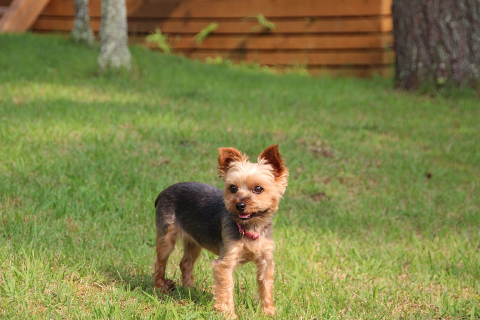
#> input picture chap-03/yorkie.png, 480 x 320 px
$ python test-3.4-01.py
#> lines starting #> are read from the running program, lines starting #| are printed output that depends on the picture
import cv2

img = cv2.imread("./yorkie.png", cv2.IMREAD_COLOR)
#> img is the input picture: shape (320, 480, 3); mean B, G, R 71.8, 129.3, 128.4

# プレーンの抽出
b_plane, g_plane, r_plane = cv2.split(img)
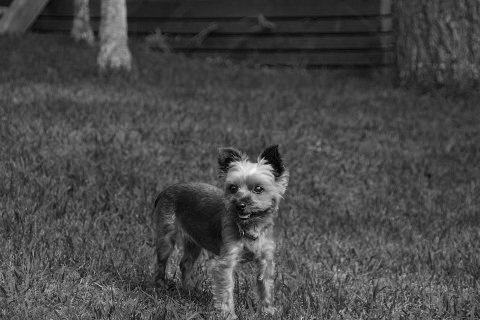
#> b_plane: shape (320, 480); min 1, max 247, mean 71.8
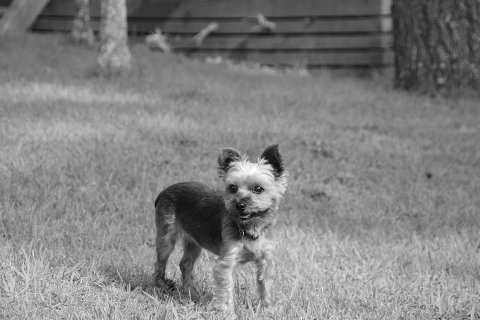
#> g_plane: shape (320, 480); min 4, max 255, mean 129.3
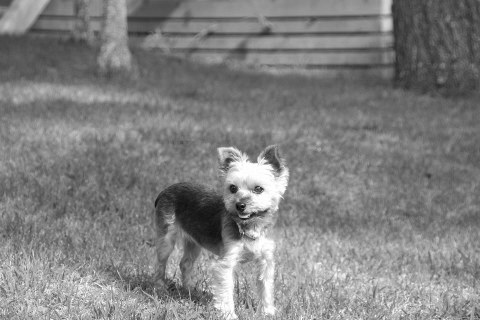
#> r_plane: shape (320, 480); min 8, max 255, mean 128.4

# こういった書き方も可能
b_chan = img[:, :, 0]
g_chan = img[:, :, 1]
r_chan = img[:, :, 2]

# プレーンの統合
merged = cv2.merge((b_chan, g_chan, r_chan))

# 画像の連結
hconcat_img = cv2.hconcat([b_chan, g_chan])
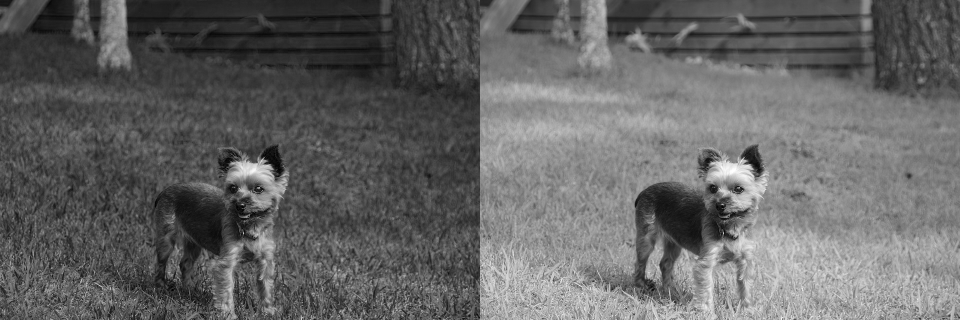
#> hconcat_img: shape (320, 960); min 1, max 255, mean 100.6
vconcat_img = cv2.vconcat([b_chan, r_chan])
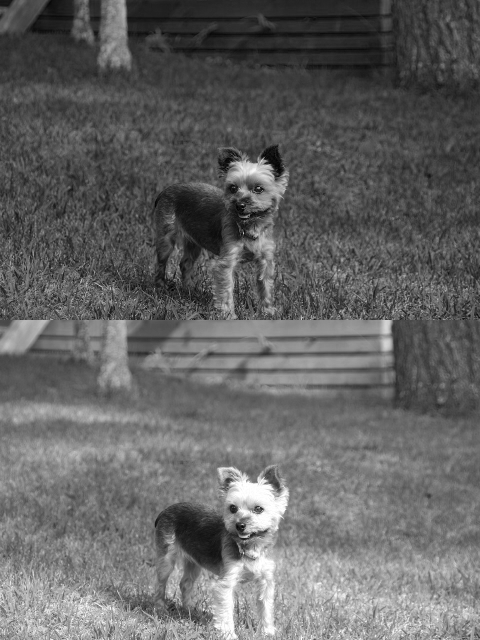
#> vconcat_img: shape (640, 480); min 1, max 255, mean 100.1

print(f"img={img.shape}")
#| img=(320, 480, 3)

cv2.imshow("b_chan", b_plane)
cv2.imshow("b_chan2", b_chan)
cv2.imshow("g_chan", g_plane)
cv2.imshow("g_chan2", g_chan)
cv2.imshow("r_chan", r_plane)
cv2.imshow("r_chan2", r_chan)
cv2.imshow("merged", merged)
cv2.imshow("hconcat_img", hconcat_img)
cv2.imshow("vconcat_img", vconcat_img)
cv2.waitKey(0)
cv2.destroyAllWindows()

$ run again, with chap-03/aloeL.png copied over chap-03/yorkie.png
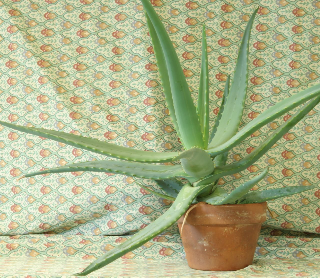
#> input picture chap-03/aloeL.png, 320 x 278 px
#> img is the input picture: shape (278, 320, 3); mean B, G, R 136.9, 177.4, 171.4
#> `hconcat_img = cv2.hconcat([b_chan, g_chan])`:
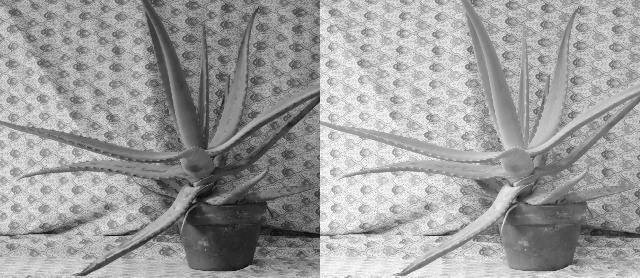
#> hconcat_img: shape (278, 640); min 6, max 254, mean 157.2
#> `vconcat_img = cv2.vconcat([b_chan, r_chan])`:
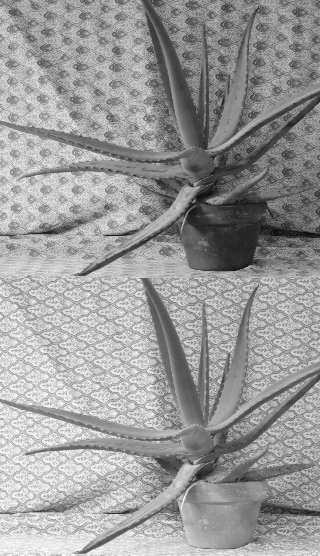
#> vconcat_img: shape (556, 320); min 6, max 255, mean 154.2
#| img=(278, 320, 3)

$ run again, with chap-03/aloeR.png copied over chap-03/yorkie.png
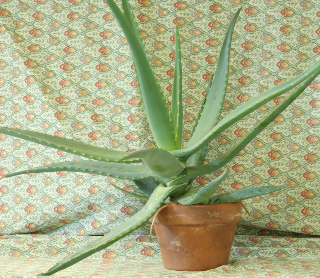
#> input picture chap-03/aloeR.png, 320 x 278 px
#> img is the input picture: shape (278, 320, 3); mean B, G, R 134.4, 174.4, 168.2
#> `hconcat_img = cv2.hconcat([b_chan, g_chan])`:
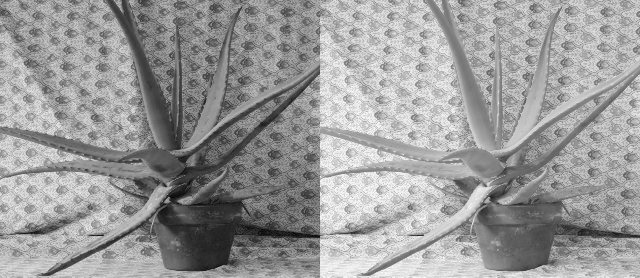
#> hconcat_img: shape (278, 640); min 8, max 252, mean 154.4
#> `vconcat_img = cv2.vconcat([b_chan, r_chan])`:
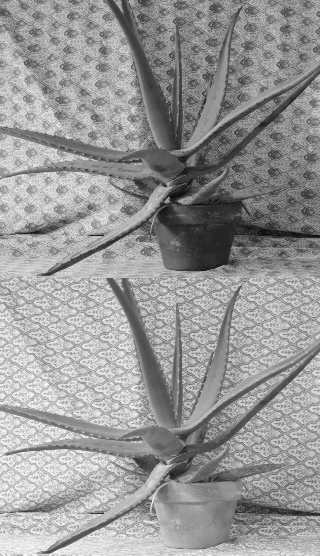
#> vconcat_img: shape (556, 320); min 8, max 255, mean 151.3
#| img=(278, 320, 3)
